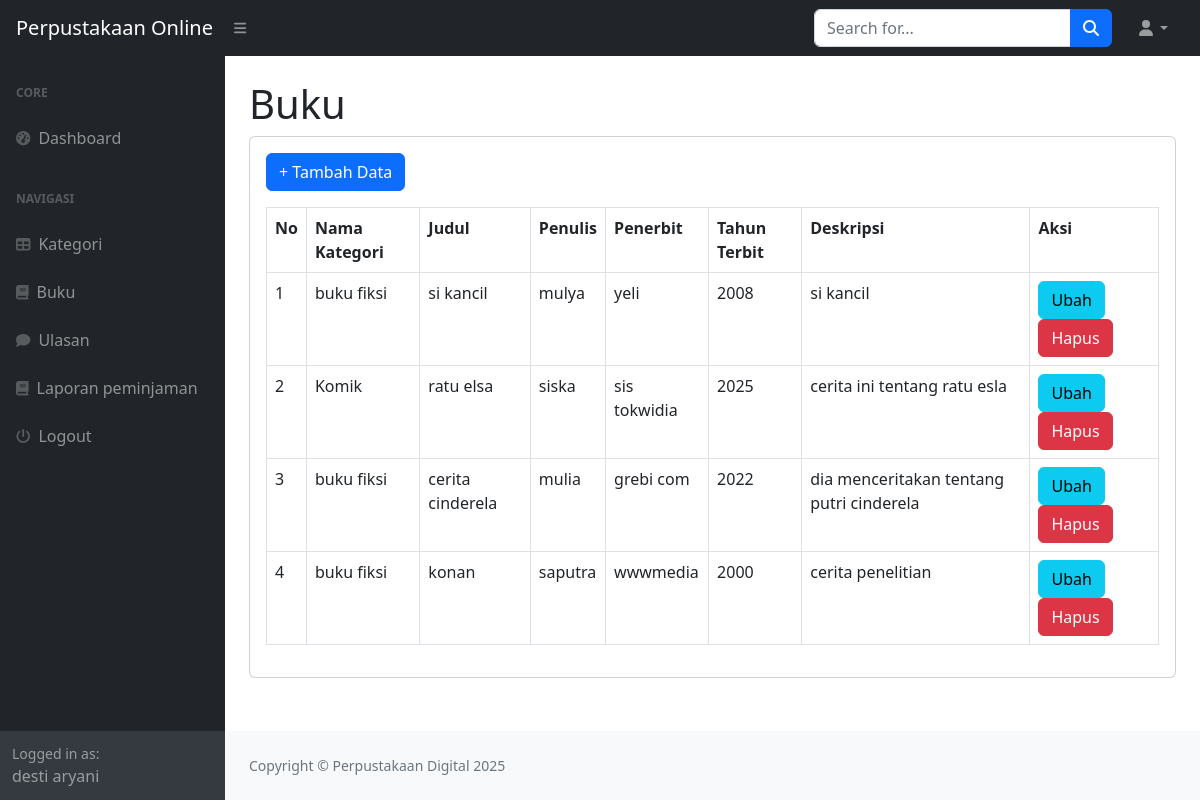
Screenshot of /index.php?page=buku (signed in) with the database file from the repository.
### tables this page shows
CREATE TABLE `buku` (
  `id_buku` int(11) NOT NULL,
  `id_kategori` int(11) DEFAULT NULL,
  `judul` varchar(255) DEFAULT NULL,
  `penulis` varchar(255) DEFAULT NULL,
  `penerbit` varchar(255) DEFAULT NULL,
  `tahun_terbit` varchar(255) DEFAULT NULL,
  `deskripsi` varchar(255) DEFAULT NULL
);

CREATE TABLE `kategori` (
  `id_kategori` int(11) NOT NULL,
  `kategori` varchar(255) DEFAULT NULL
);

### buku.php (the view)
<h1 class="mt-4">Buku</h1>
<div class="card">
    <div class="card-body">
    <div class="row">
    <div class="col-md-12">
        <a href="?page=buku_tambah" class="btn btn-primary mb-3">+ Tambah Data</a>
        <table class="table table-bordered" id="dataTable" width="100%" cellspacing="0">
            <tr>
                <th>No</th>
                <th>Nama Kategori</th>
                <th>Judul</th>
                <th>Penulis</th>
                <th>Penerbit</th>
                <th>Tahun Terbit</th>
                <th>Deskripsi</th>
                <th>Aksi</th>
            </tr>
            <?php
            $i = 1;
                $query = mysqli_query($koneksi, "SELECT*FROM buku LEFT JOIN kategori on buku.id_kategori = kategori.id_kategori");
                while($data = mysqli_fetch_array($query)){
                    ?>
                    <tr>
                        <td><?php echo $i++; ?></td>
                        <td><?php echo $data ['kategori']; ?></td>
                        <td><?php echo $data ['judul']; ?></td>
                        <td><?php echo $data ['penulis']; ?></td>
                        <td><?php echo $data ['penerbit']; ?></td>
                        <td><?php echo $data ['tahun_terbit']; ?></td>
                        <td><?php echo $data ['deskripsi']; ?></td>
                        <td>
                            <a href="?page=buku_ubah&&id=<?php echo $data['id_buku']; ?>" class="btn btn-info">Ubah</a>
                            <a onclick="return confirm('Apakah anda yakin menghapus data ini');" href="?page=buku_hapus&&id=<?php echo $data['id_buku']; ?>" class="btn btn-danger">Hapus</a>
                        </td>
                    </tr>
                    <?php
                }
            ?>
        </table>
    </div>
</div>
    </div>
</div>

### index.php (shortened to what this page needs)
<!DOCTYPE html>
<html lang="en">
    <head>
        <link href="https://cdn.jsdelivr.net/npm/simple-datatables@7.1.2/dist/style.min.css" rel="stylesheet" />
        <link href="css/styles.css" rel="stylesheet" />
    </head>
    <body class="sb-nav-fixed">
        <nav class="sb-topnav navbar navbar-expand navbar-dark bg-dark">
            <a class="navbar-brand ps-3" href="index.html">Perpustakaan Online</a>
            <button class="btn btn-link btn-sm order-1 order-lg-0 me-4 me-lg-0" id="sidebarToggle" href="#!"><i class="fas fa-bars"></i></button>
            <form class="d-none d-md-inline-block form-inline ms-auto me-0 me-md-3 my-2 my-md-0">
                <div class="input-group">
                    <input class="form-control" type="text" placeholder="Search for..." aria-label="Search for..." aria-describedby="btnNavbarSearch" />
                    <button class="btn btn-primary" id="btnNavbarSearch" type="button"><i class="fas fa-search"></i></button>
                </div>
            </form>
            <ul class="navbar-nav ms-auto ms-md-0 me-3 me-lg-4">
                <li class="nav-item dropdown">
                    <a class="nav-link dropdown-toggle" id="navbarDropdown" href="#" role="button" data-bs-toggle="dropdown" aria-expanded="false"><i class="fas fa-user fa-fw"></i></a>
                </li>
            </ul>
        </nav>
        <div id="layoutSidenav">
            <div id="layoutSidenav_nav">
                <nav class="sb-sidenav accordion sb-sidenav-dark" id="sidenavAccordion">
                    <div class="sb-sidenav-menu">
                        <div class="nav">
                            <div class="sb-sidenav-menu-heading">Core</div>
                            <a class="nav-link" href="?">
                                <div class="sb-nav-link-icon"><i class="fas fa-tachometer-alt"></i></div>
                                Dashboard
                            </a>
                            <div class="sb-sidenav-menu-heading">Navigasi</div>
                            <?php
                                if($_SESSION['user']['level'] !='peminjam'){
                            ?>
                            <a class="nav-link" href="?page=kategori">
                                <div class="sb-nav-link-icon"><i class="fa fa-table"></i></div>
                                Kategori
                            </a>
                            <a class="nav-link" href="?page=buku">
                                <div class="sb-nav-link-icon"><i class="fa fa-book"></i></div>
                                Buku
                            </a>
                            <?php
                                }
                            ?>
                            <a class="nav-link" href="?page=ulasan">
                                <div class="sb-nav-link-icon"><i class="fa fa-comment"></i></div>
                                Ulasan
                            </a>
                            <?php
                                if($_SESSION['user']['level'] !='peminjam'){
                            ?>
                                <a class="nav-link" href="?page=laporan">
                                    <div class="sb-nav-link-icon"><i class="fa fa-book"></i></div>
                                    Laporan peminjaman
                                </a>
                            <?php
                                }
                                ?>
                            <a class="nav-link" href="logout.php">
                                <div class="sb-nav-link-icon"><i class="fa fa-power-off"></i></div>
                                Logout
                            </a>
                        </div>
                    </div>
                    <div class="sb-sidenav-footer">
                        <div class="small">Logged in as:</div>
                        <?php echo $_SESSION['user']['nama'];?>
                    </div>
                </nav>
            </div>
            <div id="layoutSidenav_content">
                <main>
                    <div class="container-fluid px-4">
                        <?php
                                $page =isset($_GET['page']) ? $_GET['page'] : 'home';
                                if(file_exists($page . '.php')){
                                    include $page . '.php';
                                }else{
                                    include '404.php';
                                }
                        ?>
                    </div>
                </main>
                <footer class="py-4 bg-light mt-auto">
                    <div class="container-fluid px-4">
                        <div class="d-flex align-items-center justify-content-between small">
                            <div class="text-muted">Copyright &copy; Perpustakaan Digital 2025</div>
                        </div>
                    </div>
                </footer>
            </div>
        </div>
    </body>
</html>

### rows the page displays
buku: id_kategori.kategori "buku fiksi", judul "si kancil", penulis "mulya", penerbit "yeli", tahun_terbit "2008", deskripsi "si kancil"
buku: id_kategori.kategori "Komik", judul "ratu elsa", penulis "siska", penerbit "sis tokwidia", tahun_terbit "2025", deskripsi "cerita ini tentang ratu esla"
buku: id_kategori.kategori "buku fiksi", judul "cerita cinderela", penulis "mulia", penerbit "grebi com", tahun_terbit "2022", deskripsi "dia menceritakan tentang putri cinderela"
buku: id_kategori.kategori "buku fiksi", judul "konan", penulis "saputra", penerbit "wwwmedia", tahun_terbit "2000", deskripsi "cerita penelitian"

### other values shown
$_SESSION['user']['nama'] "desti aryani"
